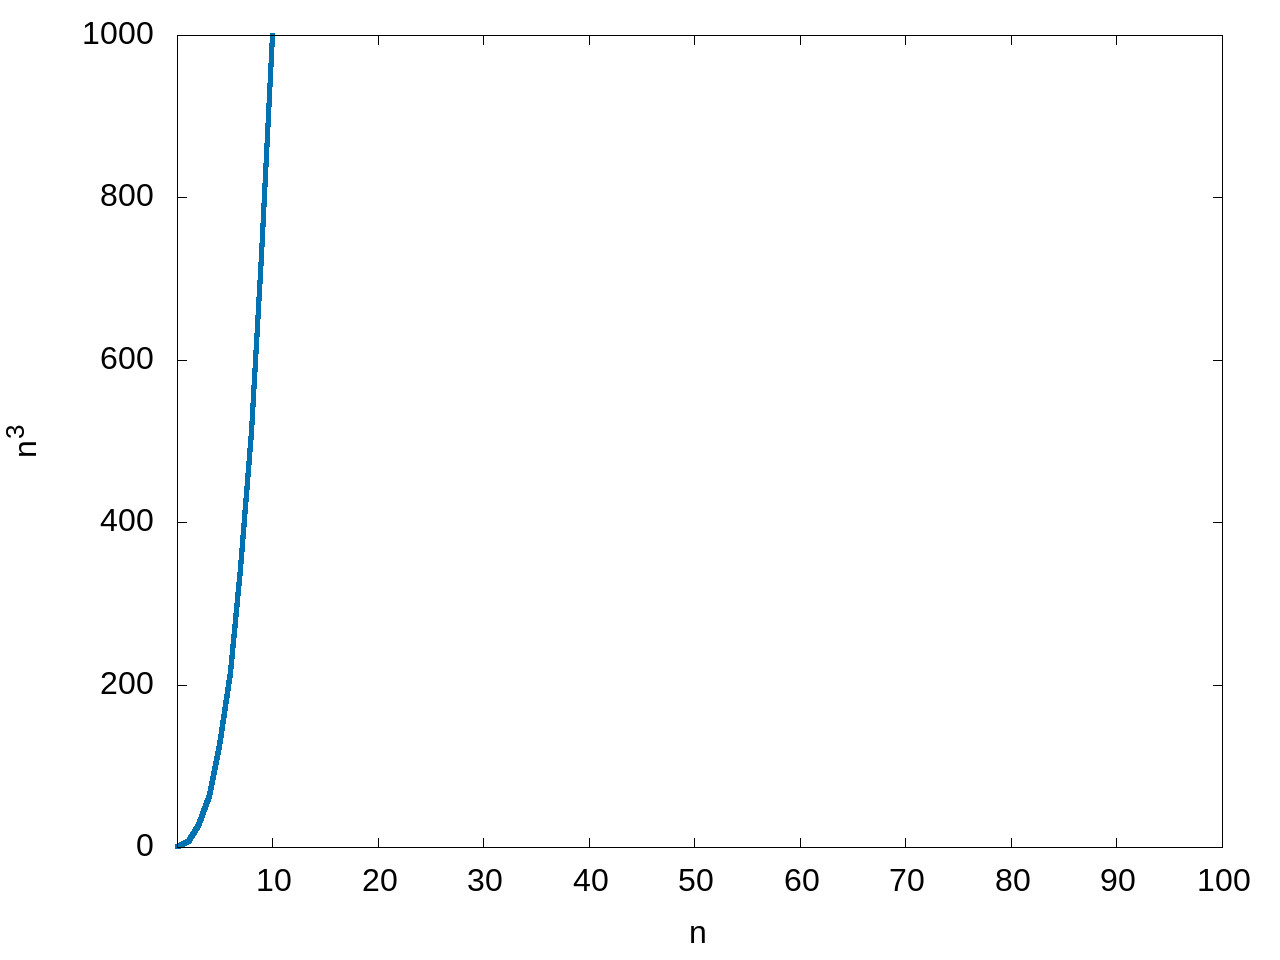

Recreate this plot in gnuplot.
set terminal jpeg enhanced size 1280,960 font "arial,24.0"
set output "n^3.jpg"
set xlabel "n"
set ylabel "n^3" 
plot [n=1:100][0:1000] n**3 with lines lw 5 lt 6 notitle
